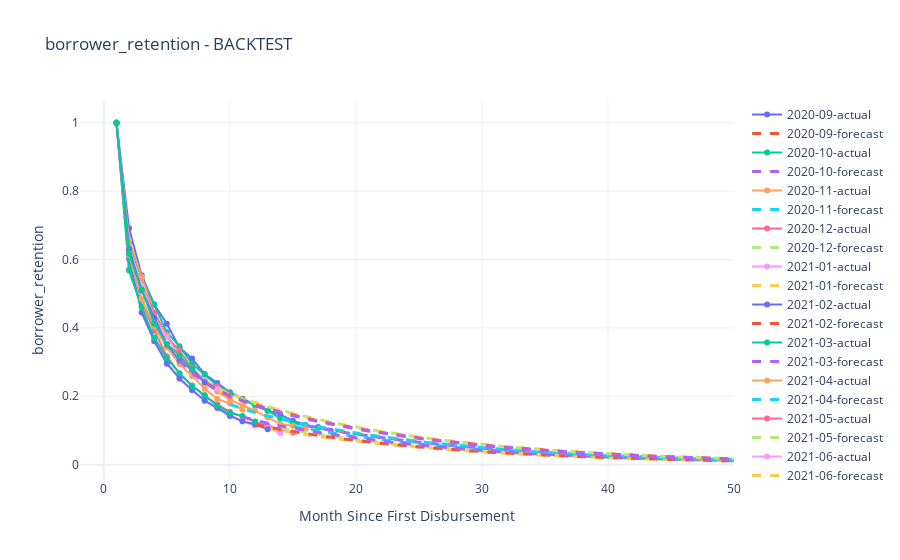

Notebook code for this chart:
### Code cell
m1.plot_cohorts('borrower_retention', 'backtest')
